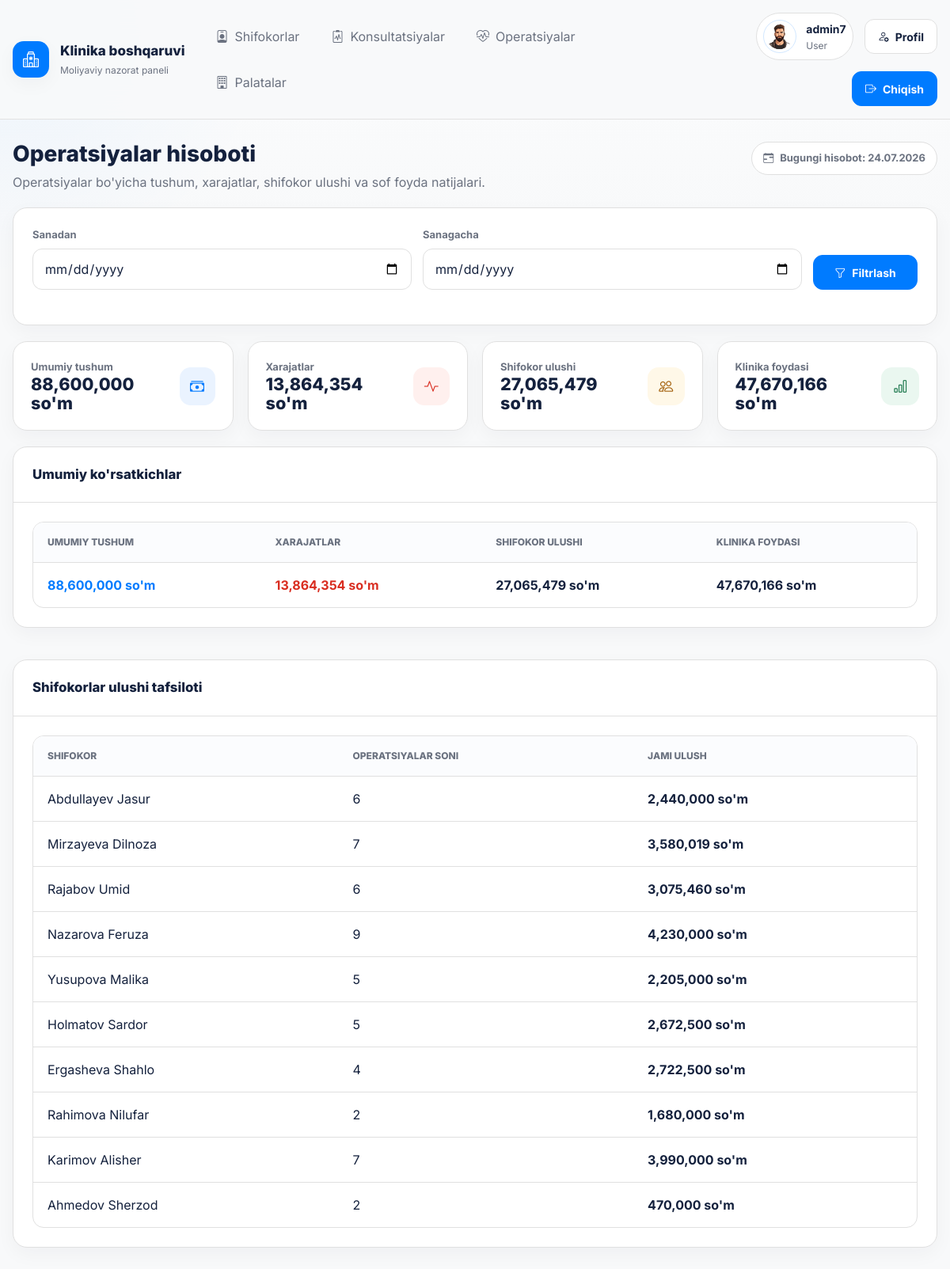
Page /finance/surgery-report/ (signed in) on the committed database.
### accounts/models.py (models this page shows, shortened)
class CustomUser(AbstractUser):
    ROLE_CHOICES = {
        'admin': 'Admin',
        'user': 'User',
    }
    role = models.CharField(max_length=20, choices=ROLE_CHOICES, default='user')
    phone = models.CharField(max_length=15, blank=True, null=True)
    avatar = models.ImageField(upload_to='avatars/', default='avatars/default_avatar.png', blank=True)

### finance/views.py (the view)
# urls.py: path('surgery-report/', SurgeryReportView.as_view(), name='surgery-report'),
class SurgeryReportView(LoginRequiredMixin, TemplateView):
    template_name = 'surgeries/surgery_report.html'
    def get_context_data(self, **kwargs):
        context = super().get_context_data(**kwargs)
        surgeries = Surgery.objects.all()
        date_from = self.request.GET.get('date_from')
        date_to = self.request.GET.get('date_to')
        if date_from:
            surgeries = surgeries.filter(date__date__gte=parse_date(date_from))
        if date_to:
            surgeries = surgeries.filter(date__date__lte=parse_date(date_to))
        surgery_total_income = Decimal('0')
        surgery_total_doctor_share = Decimal('0')
        surgery_total_clinic_profit = Decimal('0')
        surgery_total_expense = Decimal('0')
        surgery_doctor_shares = defaultdict(lambda: {'name': '', 'total_share': Decimal('0'), 'count': 0})
        for s in surgeries:
            expense = s.surgery_expense or Decimal('0')
            doctor_share = (s.amount - expense) * s.doctor_percent / 100
            clinic_profit = s.amount - doctor_share - expense
            surgery_total_income += s.amount
            surgery_total_doctor_share += doctor_share
            surgery_total_clinic_profit += clinic_profit
            surgery_total_expense += expense
            if s.doctor_id:
                surgery_doctor_shares[s.doctor_id]['name'] = str(s.doctor)
                surgery_doctor_shares[s.doctor_id]['total_share'] += doctor_share
                surgery_doctor_shares[s.doctor_id]['count'] += 1
        for d in surgery_doctor_shares.values():
            d['total_share'] = int(d['total_share'])
        context.update({
            'surgery_total_income': int(surgery_total_income),
            'surgery_total_doctor_share': int(surgery_total_doctor_share),
            'surgery_total_clinic_profit': int(surgery_total_clinic_profit),
            'surgery_total_expense': int(surgery_total_expense),
            'surgery_doctor_shares': surgery_doctor_shares.values(),
        })
        return context

### finance/models.py (called while the page is built)
    def __str__(self):
        return f"{self.last_name} {self.first_name}"

### templates/surgeries/surgery_report.html (shortened to what this page needs)
{% extends 'base.html' %}
{% load humanize %}
{% block content %}
<section class="report-shell">
    <div class="report-header">
        <div>
            <h1 class="page-title">Operatsiyalar hisoboti</h1>
            <p class="page-description">Operatsiyalar bo'yicha tushum, xarajatlar, shifokor ulushi va sof foyda natijalari.</p>
        </div>
        <div class="report-period">
            <i class="bi bi-calendar-range"></i>
            {% if request.GET.date_from or request.GET.date_to %}
                {{ request.GET.date_from|default:"Boshlanishi tanlanmagan" }} - {{ request.GET.date_to|default:"Bugungacha" }}
            {% else %}
                Bugungi hisobot: {% now "d.m.Y" %}
            {% endif %}
        </div>
    </div>
    <section class="surface-card">
        <div class="surface-body">
            <form method="get" class="toolbar">
                <div class="form-field toolbar-grow">
                    <label for="surgery_report_from">Sanadan</label>
                    <input id="surgery_report_from" type="date" name="date_from" value="{{ request.GET.date_from }}">
                </div>
                <div class="form-field toolbar-grow">
                    <label for="surgery_report_to">Sanagacha</label>
                    <input id="surgery_report_to" type="date" name="date_to" value="{{ request.GET.date_to }}">
                </div>
                <button type="submit" class="btn btn-primary"><i class="bi bi-funnel"></i>Filtrlash</button>
            </form>
        </div>
    </section>
    <section class="summary-grid">
        <article class="metric-card">
            <div class="metric-head">
                <div>
                    <div class="metric-label">Umumiy tushum</div>
                    <div class="metric-value">{{ surgery_total_income|intcomma }} so'm</div>
                </div>
                <div class="metric-icon blue"><i class="bi bi-cash-stack"></i></div>
            </div>
        </article>
        <article class="metric-card">
            <div class="metric-head">
                <div>
                    <div class="metric-label">Xarajatlar</div>
                    <div class="metric-value">{{ surgery_total_expense|intcomma }} so'm</div>
                </div>
                <div class="metric-icon red"><i class="bi bi-activity"></i></div>
            </div>
        </article>
        <article class="metric-card">
            <div class="metric-head">
                <div>
                    <div class="metric-label">Shifokor ulushi</div>
                    <div class="metric-value">{{ surgery_total_doctor_share|intcomma }} so'm</div>
                </div>
                <div class="metric-icon gold"><i class="bi bi-people"></i></div>
            </div>
        </article>
        <article class="metric-card">
            <div class="metric-head">
                <div>
                    <div class="metric-label">Klinika foydasi</div>
                    <div class="metric-value">{{ surgery_total_clinic_profit|intcomma }} so'm</div>
                </div>
                <div class="metric-icon green"><i class="bi bi-bar-chart"></i></div>
            </div>
        </article>
    </section>
    <section class="surface-card">
        <div class="surface-head">
            <h2>Umumiy ko'rsatkichlar</h2>
        </div>
        <div class="surface-body">
            <div class="table-wrap">
                <table class="data-table">
                    <thead>
                        <tr>
                            <th>Umumiy tushum</th>
                            <th>Xarajatlar</th>
                            <th>Shifokor ulushi</th>
                            <th>Klinika foydasi</th>
                        </tr>
                    </thead>
                    <tbody>
                        <tr>
                            <td class="data-value income">{{ surgery_total_income|intcomma }} so'm</td>
                            <td class="data-value expense">{{ surgery_total_expense|intcomma }} so'm</td>
                            <td class="data-value">{{ surgery_total_doctor_share|intcomma }} so'm</td>
                            <td class="data-value">{{ surgery_total_clinic_profit|intcomma }} so'm</td>
                        </tr>
                    </tbody>
                </table>
            </div>
        </div>
    </section>
    <section class="surface-card">
        <div class="surface-head">
            <h2>Shifokorlar ulushi tafsiloti</h2>
        </div>
        <div class="surface-body">
            <div class="table-wrap">
                <table class="data-table">
                    <thead>
                        <tr>
                            <th>Shifokor</th>
                            <th>Operatsiyalar soni</th>
                            <th>Jami ulush</th>
                        </tr>
                    </thead>
                    <tbody>
                        {% for doctor in surgery_doctor_shares %}
                            <tr>
                                <td>{{ doctor.name }}</td>
                                <td>{{ doctor.count|intcomma }}</td>
                                <td class="data-value">{{ doctor.total_share|intcomma }} so'm</td>
                            </tr>
                        {% empty %}
                            <tr>
                                <td colspan="3" class="empty-state">Ma'lumot topilmadi.</td>
                            </tr>
                        {% endfor %}
                    </tbody>
                </table>
            </div>
        </div>
    </section>
</section>
{% endblock %}

### templates/base.html (shortened to what this page needs)
<!DOCTYPE html>
<html lang="uz">
<head>
    <link rel="stylesheet" href="https://cdn.jsdelivr.net/npm/bootstrap-icons@1.11.3/font/bootstrap-icons.min.css">
</head>
<body>
    <div class="shell">
        <header class="topbar">
            <div class="topbar-inner">
                <a href="{% url 'home' %}" class="brand">
                    <span class="brand-mark"><i class="bi bi-hospital"></i></span>
                    <span class="brand-copy">
                        <span class="brand-title">Klinika boshqaruvi</span>
                        <span class="brand-subtitle">Moliyaviy nazorat paneli</span>
                    </span>
                </a>
                <div class="nav-area">
                    <ul class="nav-links">
                        <li><a href="{% url 'doctor-list' %}"><i class="bi bi-person-badge"></i>Shifokorlar</a></li>
                        <li><a href="{% url 'consultation-list' %}"><i class="bi bi-clipboard2-pulse"></i>Konsultatsiyalar</a></li>
                        <li><a href="{% url 'surgery-list' %}"><i class="bi bi-heart-pulse"></i>Operatsiyalar</a></li>
                        <li><a href="{% url 'room-list' %}"><i class="bi bi-building"></i>Palatalar</a></li>
                    </ul>
                    <div class="nav-actions">
                        {% if user.is_authenticated %}
                            <div class="user-panel">
                                {% if user.avatar %}
                                    <img src="{{ user.avatar.url }}" alt="{{ user.username }}" class="user-avatar">
                                {% else %}
                                    <div class="user-avatar-fallback">{{ user.username|first|upper }}</div>
                                {% endif %}
                                <div class="user-meta">
                                    <span class="user-name">{{ user.get_full_name|default:user.username }}</span>
                                    <span class="user-role">{{ user.get_role_display }}</span>
                                </div>
                            </div>
                            <a href="{% url 'profile-update' %}" class="btn btn-secondary"><i class="bi bi-person-gear"></i>Profil</a>
                            <a href="{% url 'logout' %}" class="btn btn-primary"><i class="bi bi-box-arrow-right"></i>Chiqish</a>
                        {% else %}
                            <a href="{% url 'login' %}" class="btn btn-secondary"><i class="bi bi-box-arrow-in-right"></i>Kirish</a>
                            <a href="{% url 'register' %}" class="btn btn-primary"><i class="bi bi-person-plus"></i>Ro'yxatdan o'tish</a>
                        {% endif %}
                    </div>
                </div>
            </div>
        </header>
        <main class="page-wrap">
            {% block content %}{% endblock %}
        </main>
    </div>
</body>
</html>

### rows in the picture
CustomUser: avatar (placeholder picture), get_full_name "admin7", role "User"

### other values in the picture
{{ surgery_total_income|intcomma }} "88,600,000"
{{ surgery_total_expense|intcomma }} "13,864,354"
{{ surgery_total_doctor_share|intcomma }} "27,065,479"
{{ surgery_total_clinic_profit|intcomma }} "47,670,166"
{{ doctor.name }} "Abdullayev Jasur" "Mirzayeva Dilnoza" "Rajabov Umid" "Nazarova Feruza" "Yusupova Malika" "Holmatov Sardor" "Ergasheva Shahlo" "Rahimova Nilufar" "Karimov Alisher" "Ahmedov Sherzod"
{{ doctor.count|intcomma }} "6" "7" "6" "9" "5" "5" "4" "2" "7" "2"
{{ doctor.total_share|intcomma }} "2,440,000" "3,580,019" "3,075,460" "4,230,000" "2,205,000" "2,672,500" "2,722,500" "1,680,000" "3,990,000" "470,000"
